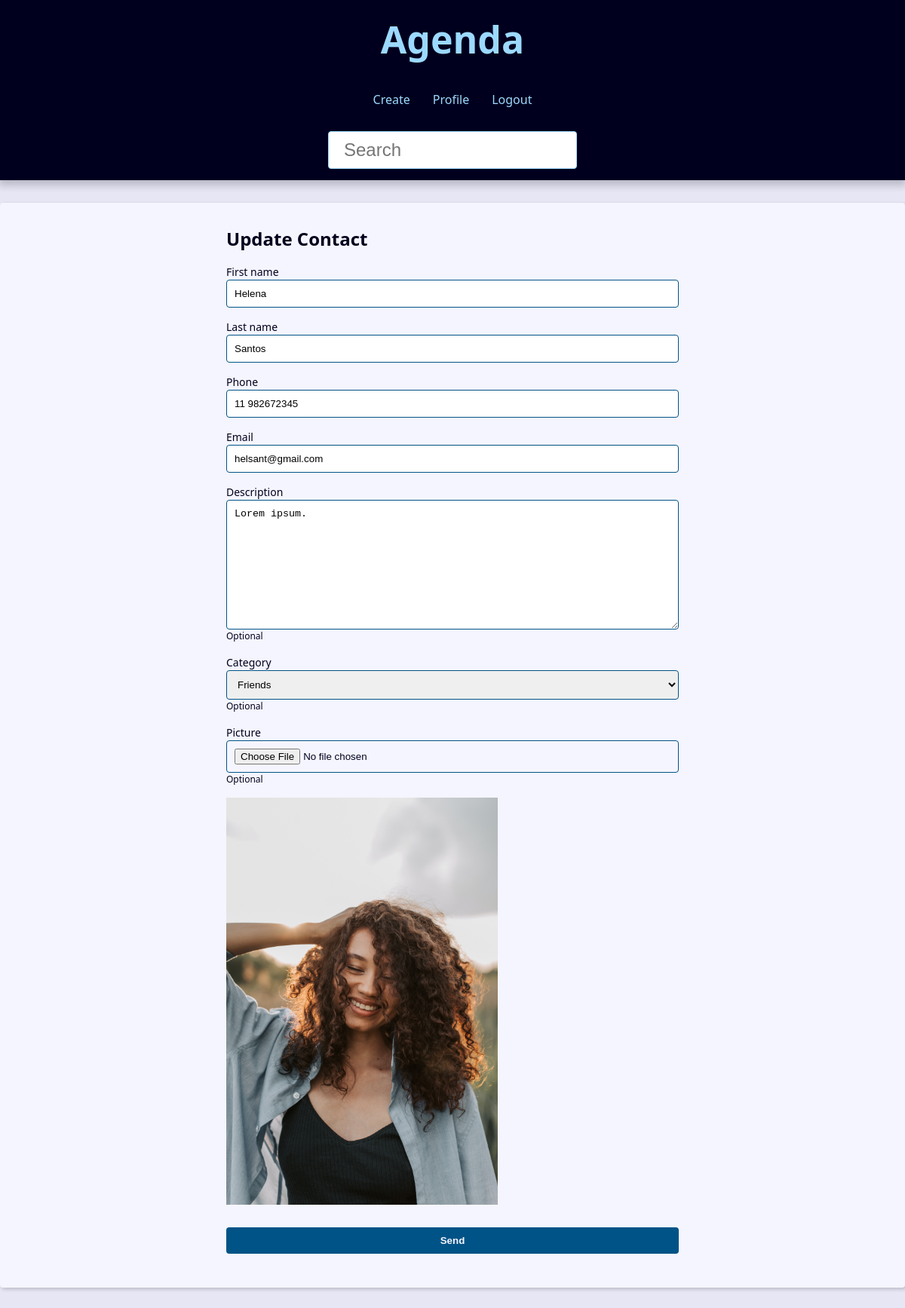
Screenshot of /contact/2010/update/ (signed in) with the database file from the repository.
### contact/models.py (models this page shows, shortened)
class Contact(models.Model):
    first_name = models.CharField(max_length=50)
    last_name = models.CharField(max_length=50, blank=True)
    phone = models.CharField(max_length=50)
    email = models.EmailField(max_length=254)
    created_date = models.DateTimeField(default=timezone.now)
    description = models.TextField(blank=True, help_text='Optional')
    show = models.BooleanField(default=True)
    picture = models.ImageField(blank=True, upload_to='pictures/%Y/%m/')
    category = models.ForeignKey(
        Category, on_delete=models.SET_NULL, blank=True, null=True,
        help_text='Optional'
    )
    owner = models.ForeignKey(
        User, on_delete=models.SET_NULL, blank=True, null=True
    )

### contact/views/contact_forms.py (the view, shortened to what this page needs)
# urls.py: path('contact/<int:contact_id>/update/', views.update, name='update'),
@login_required(login_url='contact:login')
def update(request,  contact_id) -> HttpResponse:
    contact = get_object_or_404(
        Contact, pk=contact_id, show=True, owner=request.user
    )
    form_action = reverse('contact:update', args=(contact_id,))
    context = {
        'form': ContactForm(instance=contact), 'form_action': form_action,
    }
    return render(request, 'contact/update.html', context)

### contact/forms.py
class ContactForm(forms.ModelForm):
    phone = forms.CharField(
        widget=forms.TextInput(
            attrs={
                'placeholder': '(00) 00000-0000'
            }
        )
    )
    email = forms.EmailField(
        widget=forms.TextInput(
            attrs={
                'placeholder': 'exemple@exemple.com'
            }
        )
    )
    picture = forms.ImageField(
        help_text='Optional', widget=forms.FileInput(
            attrs={'accept': 'image/*', }), required=False
    )
    class Meta:
        model = Contact
        fields = (
            'first_name', 'last_name', 'phone', 'email', 'description',
            'category', 'picture',
        )

### contact/models.py (called while the page is built)
    def __str__(self) -> str:
        return self.name

### contact/templates/contact/update.html
{% extends 'contact/base_create_update.html' %}
{% block title_form %}
  <h2>Update Contact</h2>
{% endblock title_form %}

### contact/templates/contact/base_create_update.html (shortened to what this page needs)
{% extends 'global/base.html' %}
{% block content %}
  <div class="form-wrapper">
    {% block title_form %}{% endblock title_form %}
    <form action="{{ form_action }}" method="POST" enctype="multipart/form-data">
      <div class="form-content">
        {% for field in form %}
          <div class="form-group">
            <label for"{{ field.id_for_label }}">{{ field.label }}</label>
            {{ field }}
            {% if field.help_text %}
              <p class="help-text"> {{field.help_text}} </p>
            {% endif %}
          </div>
          {% if field.name == 'picture' and field.value.url %}
            <div class="form-group">
              <img src="{{ field.value.url }}" alt="">
            </div>
          {% endif %}
        {% endfor %}
      </div>
      <div class="form-content">
        <div class="form-group">
          <button class="btn" type="submit">Send</button>
        </div>
      </div>
    </form>
  </div>
{% endblock content %}

### base_static/global/css/style.css (style rules this page uses)
:root { --link-dark-color: rgb(0, 83, 134); --link-light-color: rgb(156, 217, 255); --clr-black: rgb(0, 0, 30); --clr-light-gray: rgb(230, 230, 245); --clr-white: rgb(245, 245, 255); --clr-dark-shadow-5: rgba(0, 0, 10, 5%); --clr-dark-shadow-10: rgba(0, 0, 10, 10%); --clr-dark-shadow-20: rgba(0, 0, 10, 20%); --clr-light-shadow-10: rgba(200, 200, 255, 10%); --small-font-size: 1.6rem; --smaller-font-size: 1.4rem; --smallest-font-size: 1.2rem; --medium-font-size: 2.4rem; --biggest-font-size: 5rem; --table-min-width: 60rem; --main-page-width: 120rem; --spacing: 1.5rem; --default-border-radius: 4px; --transition-fast: 300ms; }
*, *::before, *::after { margin: 0; padding: 0; box-sizing: border-box; }
html { font-size: 62.5%; }
body { font-family: system-ui, -apple-system, BlinkMacSystemFont, 'Segoe UI', Roboto, Oxygen, Ubuntu, Cantarell, 'Open Sans', 'Helvetica Neue', sans-serif; line-height: 1.5; font-size: var(--small-font-size); color: var(--clr-black); -webkit-font-smoothing: antialiased; background: var(--clr-light-gray); }
img, svg { display: block; max-width: 60%; }
.form-wrapper { max-width: 60rem; margin: var(--spacing) auto; }
.form-content { margin: var(--spacing) 0; }
.form-group { display: flex; flex-direction: column; padding-bottom: var(--spacing); }
.form-group p { margin: 1em 0; }
.form-group .help-text, .form-group .help-text ~ ul { margin: 0; font-size: var(--smallest-font-size); list-style: none; }
.form-group input, .form-group textarea, .form-group select { padding: 1rem; border-radius: var(--default-border-radius); border: 1px solid var(--link-dark-color); }
.form-group label { font-size: var(--smaller-font-size); }
.btn { background-color: var(--link-dark-color); color: var(--clr-white); font-weight: bold; border: none; padding: 1rem 2rem; border-radius: var(--default-border-radius); cursor: pointer; transition: filter var(--transition-fast) ease-in-out; }

### rows the page displays
Contact: form "Helena" "Santos" "11 982672345" "helsant@gmail.com" "Lorem ipsum." "Friends"

### other values shown
{{ field.label }} "First name" "Last name" "Phone" "Email" "Description" "Category" "Picture"
{{ field.help_text }} "Optional" "Optional" "Optional"
